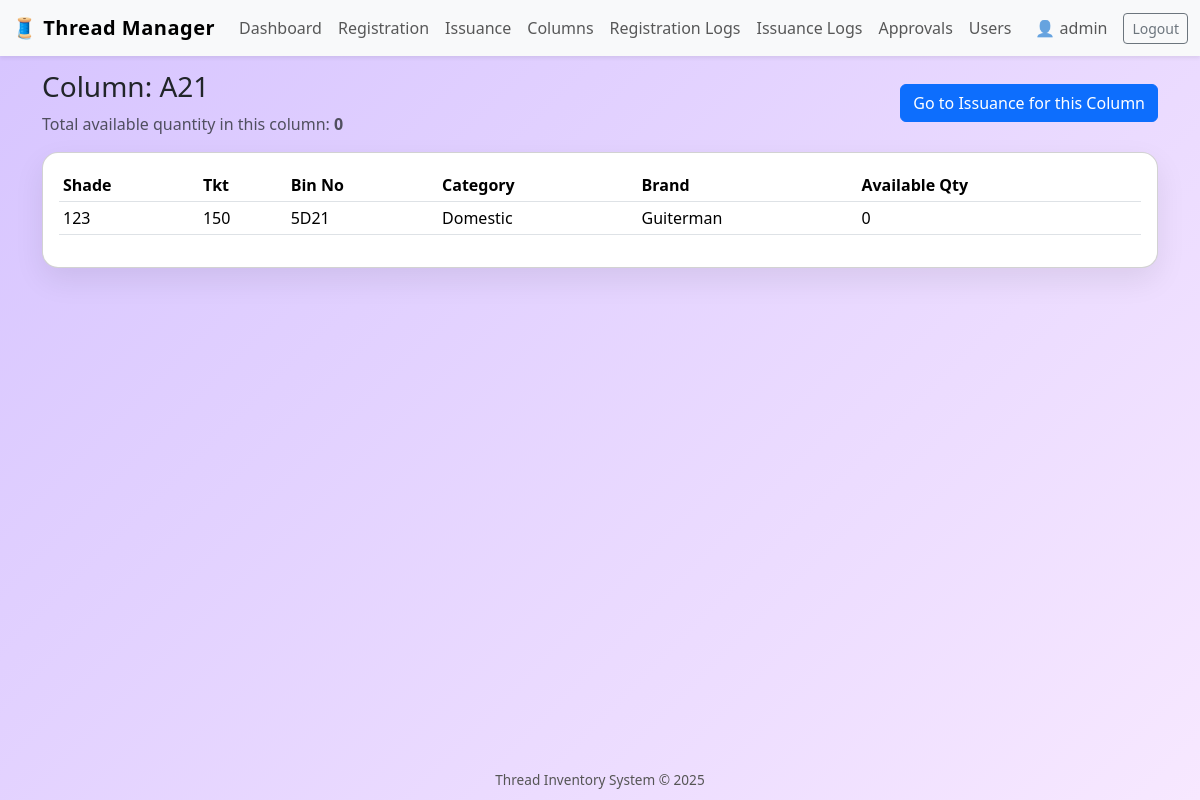
Screenshot of /columns/A21/ (signed in) with the database file from the repository.
### inventory/models.py (models this page shows, shortened)
class Thread(models.Model):
    CATEGORY_CHOICES = [
        ("DOMESTIC", "Domestic"),
        ("EXPORT", "Export"),
    ]
    registration_date = models.DateTimeField(auto_now_add=True)
    shade = models.CharField(max_length=100)
    tkt = models.CharField(max_length=100)
    bin_no = models.CharField(max_length=100)
    available_quantity = models.PositiveIntegerField()
    category = models.CharField(max_length=10, choices=CATEGORY_CHOICES)
    brand = models.CharField(max_length=100)
    column_name = models.CharField(max_length=100)
    created_by = models.ForeignKey(User, on_delete=models.SET_NULL, null=True)

### inventory/views.py (the view)
# urls.py: path("columns/<str:column_name>/", views.column_detail, name="column_detail"),
@login_required
def column_detail(request, column_name):
    threads = Thread.objects.filter(column_name=column_name).order_by("bin_no", "shade", "tkt")
    total_qty = threads.aggregate(total=Sum("available_quantity"))["total"] or 0
    return render(request, "inventory/column_detail.html", {
        "column_name": column_name,
        "threads": threads,
        "total_qty": total_qty,
    })

### templates/inventory/column_detail.html (shortened to what this page needs)
{% extends "inventory/base.html" %}
{% block content %}
<div class="d-flex justify-content-between align-items-center mb-3">
    <div>
        <h3>Column: {{ column_name }}</h3>
        <p class="text-muted mb-0">
            Total available quantity in this column: <strong>{{ total_qty }}</strong>
        </p>
    </div>
    <a href="{% url 'issuance' %}?column={{ column_name|urlencode }}" class="btn btn-primary">
        Go to Issuance for this Column
    </a>
</div>
<div class="card card-soft">
    <div class="card-body">
        <div class="table-responsive">
            <table class="table table-sm align-middle">
                <thead>
                    <tr>
                        <th>Shade</th>
                        <th>Tkt</th>
                        <th>Bin No</th>
                        <th>Category</th>
                        <th>Brand</th>
                        <th>Available Qty</th>
                    </tr>
                </thead>
                <tbody>
                    {% for t in threads %}
                        <tr>
                            <td>{{ t.shade }}</td>
                            <td>{{ t.tkt }}</td>
                            <td>{{ t.bin_no }}</td>
                            <td>{{ t.get_category_display }}</td>
                            <td>{{ t.brand }}</td>
                            <td>{{ t.available_quantity }}</td>
                        </tr>
                    {% empty %}
                        <tr>
                            <td colspan="6" class="text-center text-muted">
                                No threads present in this column.
                            </td>
                        </tr>
                    {% endfor %}
                </tbody>
            </table>
        </div>
    </div>
</div>
{% endblock %}

### templates/inventory/base.html (shortened to what this page needs)
<!DOCTYPE html>
<html lang="en">
<head>
    <link
        href="https://cdn.jsdelivr.net/npm/bootstrap@5.3.3/dist/css/bootstrap.min.css"
        rel="stylesheet"
    >
</head>
<body>
    <nav class="navbar navbar-expand-lg navbar-light bg-light fixed-top shadow-sm">
        <div class="container-fluid">
            <a class="navbar-brand" href="{% url 'dashboard' %}">
                🧵 Thread Manager
            </a>
            <div class="collapse navbar-collapse" id="navbarNav">
                {% if user.is_authenticated %}
                <ul class="navbar-nav me-auto mb-2 mb-lg-0">
                    <li class="nav-item">
                        <a class="nav-link" href="{% url 'dashboard' %}">Dashboard</a>
                    </li>
                    <li class="nav-item">
                        <a class="nav-link" href="{% url 'register_thread' %}">Registration</a>
                    </li>
                    <li class="nav-item">
                        <a class="nav-link" href="{% url 'issuance' %}">Issuance</a>
                    </li>
                    <li class="nav-item">
                        <a class="nav-link" href="{% url 'column_list' %}">Columns</a>
                    </li>
                    <li class="nav-item">
                        <a class="nav-link" href="{% url 'registration_logs' %}">Registration Logs</a>
                    </li>
                    <li class="nav-item">
                        <a class="nav-link" href="{% url 'issuance_logs' %}">Issuance Logs</a>
                    </li>
                    <li class="nav-item">
                        <a class="nav-link" href="{% url 'pending_issuances' %}">Approvals</a>
                    </li>
                    {% if user.is_superuser %}
                    <li class="nav-item">
                        <a class="nav-link" href="{% url 'user_management' %}">Users</a>
                    </li>
                    {% endif %}
                </ul>
                <span class="navbar-text me-3">
                    👤 {{ user.username }}
                </span>
                <form method="post" action="{% url 'logout' %}" class="d-inline">
                    <button type="submit" class="btn btn-outline-secondary btn-sm">
                        Logout
                    </button>
                </form>
                {% endif %}
            </div>
        </div>
    </nav>
    <div class="container app-container">
        {% block content %}{% endblock %}
    </div>
    <footer>
        Thread Inventory System &copy; 2025
    </footer>
</body>
</html>

### templates/inventory/base.html (style rules this page uses)
body { min-height: 100vh; background: linear-gradient(135deg, #d6c4ff, #f7e8ff); display: flex; flex-direction: column; }
.app-container { flex: 1; padding-top: 70px; padding-bottom: 40px; }
.navbar-brand { font-weight: 700; letter-spacing: 0.5px; }
.card-soft { border-radius: 1rem; box-shadow: 0 12px 30px rgba(0,0,0,0.08); }
.table thead { background-color: #f3ecff; }
footer { text-align: center; padding: 10px 0; font-size: 0.85rem; color: #555; }

### rows the page displays
Thread: shade "123", tkt "150", bin_no "5D21", category "Domestic", brand "Guiterman", available_quantity "0"

### other values shown
{{ user.username }} "admin"
{{ column_name }} "A21"
{{ total_qty }} "0"
